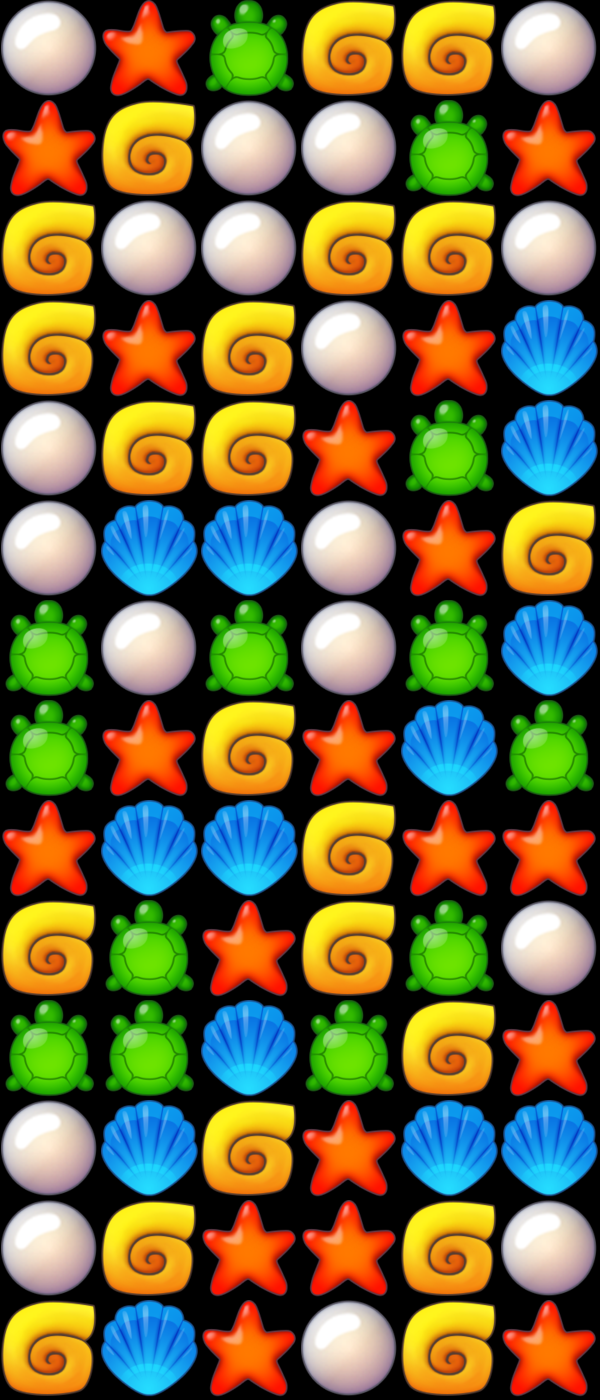

Tiled map render using the project's own tile images. Description and the whole map definition, tile-layer contents included, below:
An orthogonal 6x14 tile map with 100x100 px tiles, 1 tile layer (fall-pieces).

<map version="1.0" tiledversion="1.0.3" orientation="orthogonal" renderorder="right-down" width="6" height="14" tilewidth="100" tileheight="100" nextobjectid="1">
 <tileset firstgid="1" name="pieces" tilewidth="100" tileheight="100" tilecount="7" columns="0">
  <grid orientation="orthogonal" width="1" height="1" />
  <tile id="0">
   <image width="100" height="100" source="../pieces/booster01.png" />
  </tile>
  <tile id="1">
   <image width="100" height="100" source="../pieces/booster02.png" />
  </tile>
  <tile id="2">
   <image width="100" height="100" source="../pieces/piece01.png" />
  </tile>
  <tile id="3">
   <image width="100" height="100" source="../pieces/piece02.png" />
  </tile>
  <tile id="4">
   <image width="100" height="100" source="../pieces/piece03.png" />
  </tile>
  <tile id="5">
   <image width="100" height="100" source="../pieces/piece04.png" />
  </tile>
  <tile id="6">
   <image width="100" height="100" source="../pieces/piece05.png" />
  </tile>
 </tileset>
 <layer name="fall-pieces" width="6" height="14">
  <data encoding="csv">
3,6,7,4,4,3,
6,4,3,3,7,6,
4,3,3,4,4,3,
4,6,4,3,6,5,
3,4,4,6,7,5,
3,5,5,3,6,4,
7,3,7,3,7,5,
7,6,4,6,5,7,
6,5,5,4,6,6,
4,7,6,4,7,3,
7,7,5,7,4,6,
3,5,4,6,5,5,
3,4,6,6,4,3,
4,5,6,3,4,6
</data>
 </layer>
</map>